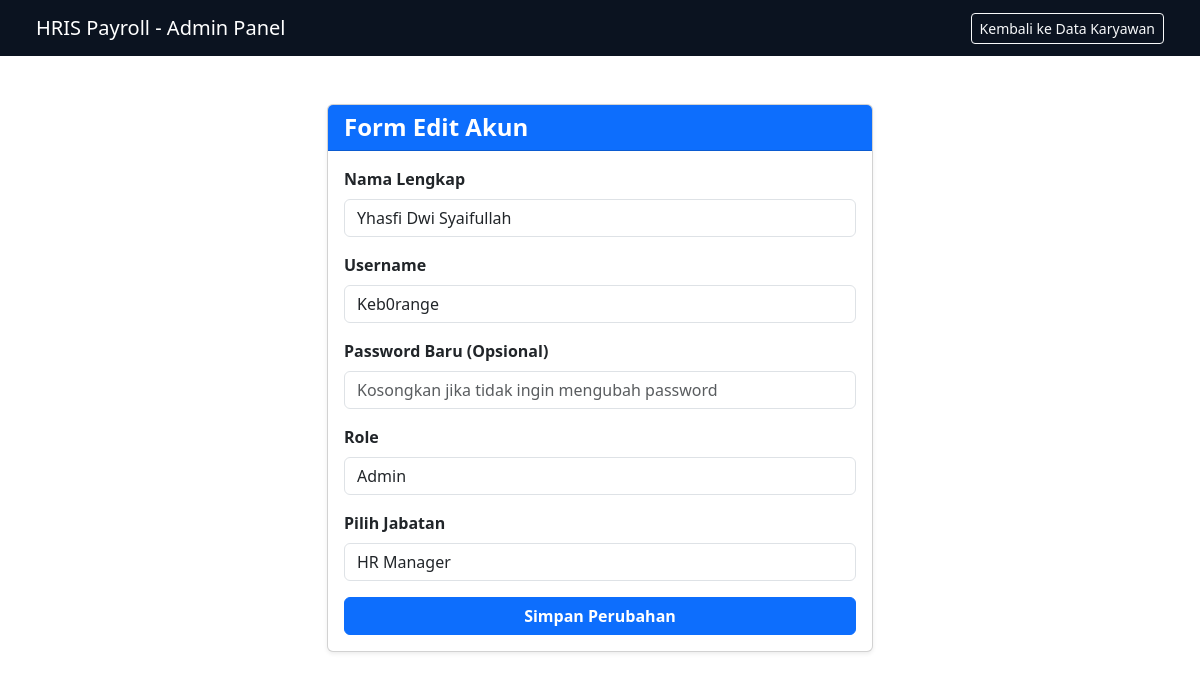
Screenshot of /edit_karyawan.php?id=3 (signed in) with the database file from the repository.
### tables this page shows
CREATE TABLE `users` (
  `id_user` int(11) NOT NULL,
  `nama_lengkap` varchar(100) NOT NULL,
  `username` varchar(50) NOT NULL,
  `password` varchar(255) NOT NULL,
  `role` enum('admin','karyawan') NOT NULL,
  `id_jabatan` int(11) NOT NULL
);

### edit_karyawan.php (the view, shortened to what this page needs)
<?php
include 'koneksi.php';
$id_edit = $_GET['id'];
$query_lama = mysqli_query($koneksi, "SELECT * FROM users WHERE id_user = '$id_edit'");
$data = mysqli_fetch_assoc($query_lama);
?>
<!DOCTYPE html>
<html lang="id">
<head>
    <link href="https://cdn.jsdelivr.net/npm/bootstrap@5.3.0/dist/css/bootstrap.min.css" rel="stylesheet">
</head>
<body>
    <nav class="navbar navbar-expand-lg navbar-dark px-4" style="background-color: #0b1320;">
        <div class="container-fluid">
            <a class="navbar-brand" href="index.php">HRIS Payroll - Admin Panel</a>
            <a href="data_karyawan.php" class="btn btn-outline-light btn-sm">Kembali ke Data Karyawan</a>
        </div>
    </nav>
    <div class="container mt-5 mb-5">
        <div class="row justify-content-center">
            <div class="col-md-6">
                <div class="card shadow-sm">
                    <div class="card-header bg-primary text-white">
                        <h4 class="mb-0 fw-bold">Form Edit Akun</h4>
                    </div>
                    <div class="card-body">
                        <form action="" method="POST">
                            <div class="mb-3">
                                <label class="form-label fw-bold">Nama Lengkap</label>
                                <input type="text" name="nama_lengkap" class="form-control" value="<?php echo $data['nama_lengkap']; ?>" required>
                            </div>
                            <div class="mb-3">
                                <label class="form-label fw-bold">Username</label>
                                <input type="text" name="username" class="form-control" value="<?php echo $data['username']; ?>" required>
                            </div>
                            <div class="mb-3">
                                <label class="form-label fw-bold">Password Baru (Opsional)</label>
                                <input type="password" name="password_baru" class="form-control" placeholder="Kosongkan jika tidak ingin mengubah password">
                            </div>
                            <div class="mb-3">
                                <label class="form-label fw-bold">Role</label>
                                <select name="role" class="form-control">
                                    <option value="admin" <?php if ($data['role'] == 'admin') echo 'selected'; ?>>Admin</option>
                                </select>
                            </div>
                            <div class="mb-3">
                                <label class="form-label fw-bold">Pilih Jabatan</label>
                                <select name="id_jabatan" class="form-control" required>
                                    <?php
                                    $sql_jabatan = mysqli_query($koneksi, "SELECT * FROM jabatan");
                                    while ($j = mysqli_fetch_assoc($sql_jabatan)) {
                                        $selected = ($j['id_jabatan'] == $data['id_jabatan']) ? 'selected' : '';
                                        echo "<option value='{$j['id_jabatan']}' $selected>{$j['nama_jabatan']}</option>";
                                    }
                                    ?>
                                </select>
                            </div>
                            <button type="submit" name="update" class="btn btn-primary w-100 fw-bold">Simpan Perubahan</button>
                        </form>
                    </div>
                </div>
            </div>
        </div>
    </div>
</body>
</html>

### rows the page displays
users: nama_lengkap "Yhasfi Dwi Syaifullah", username "Keb0range", role "Admin"

### other values shown
form field id_jabatan "HR Manager"
